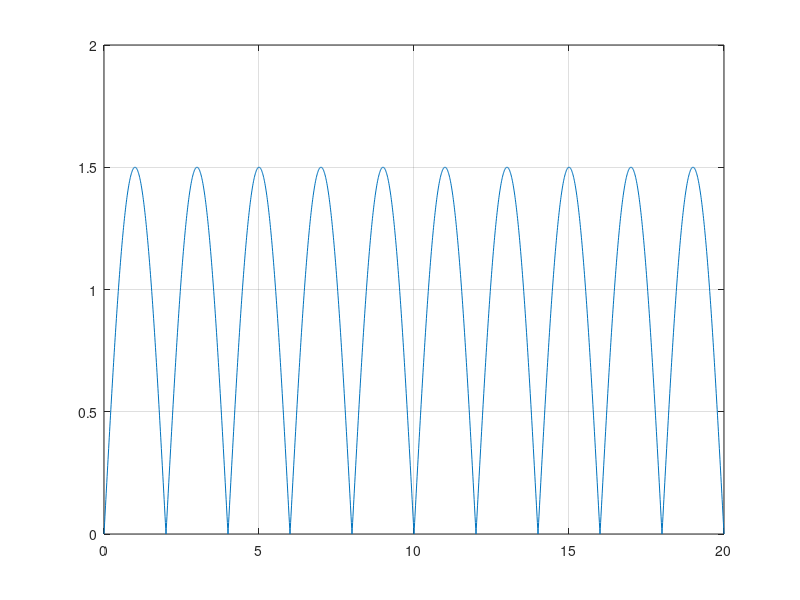

This chart was generated by the following MATLAB code:
t=0:0.01:20;
T=4;
F=1/T;
y=1.5*sin(2*pi*F*t);

for i=1:length(y)
   if y(i) < 0
       y(i)=-y(i);
  end
end
plot(t,y)
grid on